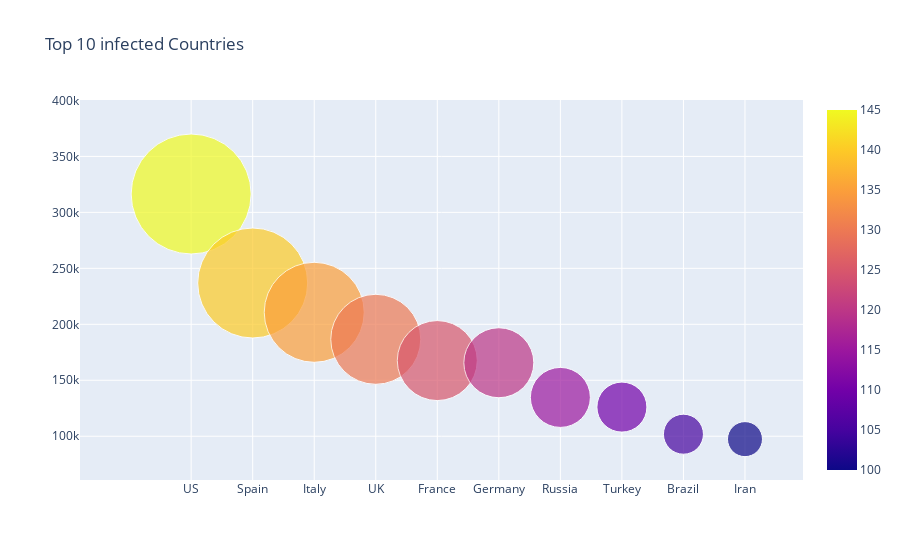

Notebook code cell kept with this figure:
### Code cell
fig=go.Figure(data=[go.Scatter(x=Data_per_country['Country/Region'].head(10),
                               y=Data_per_country['Confirmed'].head(10),   mode='markers',
                               marker=dict(
                               color=[145,140,135,130,125,120,115,110,105,100],
                               size=[120,110,100,90,80,70,60,50,40,35],
                               showscale=True 
                               ))])
fig.update_layout(title='Top 10 infected Countries')
fig.show()

### Figure 1 — Plotly figure (JSON) as saved in the notebook; plotly's stock layout.template omitted (floating-point values rounded to 4 significant figures)
{"data": [{"marker": {"color": [145, 140, 135, 130, 125, 120, 115, 110, 105, 100], "showscale": true, "size": [120, 110, 100, 90, 80, 70, 60, 50, 40, 35]}, "mode": "markers", "type": "scatter", "x": ["US", "Spain", "Italy", "UK", "France", "Germany", "Russia", "Turkey", "Brazil", "Iran"], "y": [316415, 236899, 210717, 186599, 167605, 165664, 134687, 126045, 101826, 97424]}], "layout": {"title": {"text": "Top 10 infected Countries"}}}
